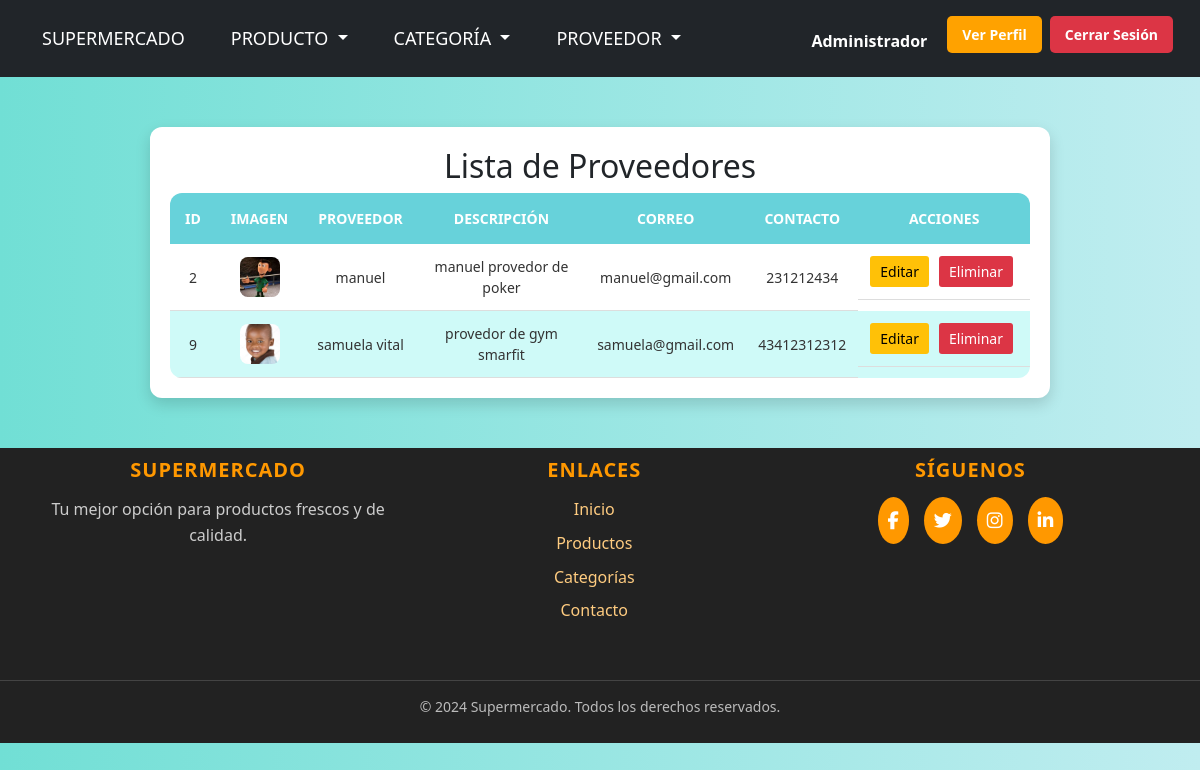
Screenshot of /index/provedor.php (signed in) with the database file from the repository.
### tables this page shows
CREATE TABLE `proveedores` (
  `id` int(11) NOT NULL,
  `nombre_provedor` varchar(255) NOT NULL,
  `descripcion` text NOT NULL,
  `correo` varchar(255) NOT NULL,
  `contacto` varchar(20) NOT NULL,
  `imagen_provedor` varchar(255) DEFAULT NULL
);

### php/agregar_provedor.php (the view, shortened to what this page needs)
<?php
include '../php/conexion_be.php';
$query = "SELECT * FROM proveedores";
$resultado = mysqli_query($conexion, $query);
?>
<link rel="stylesheet" href="provedor.css">
<div class="table-container">
    <h2 class="table-title">Lista de Proveedores</h2>
    <table class="custom-table">
        <thead>
            <tr>
                <th>ID</th>
                <th>Imagen</th>
                <th>Proveedor</th>
                <th>Descripción</th>
                <th>Correo</th>
                <th>Contacto</th>
                <th>Acciones</th>
            </tr>
        </thead>
        <tbody>
            <?php
            while ($fila = mysqli_fetch_assoc($resultado)) {
                echo "<tr id='fila-" . $fila['id'] . "'>";
                echo "<td>" . $fila['id'] . "</td>";
                echo "<td><img src='../imagenes_provedores/" . $fila['imagen_provedor'] . "' alt='Proveedor' width='50'></td>";
                echo "<td>" . $fila['nombre_provedor'] . "</td>";
                echo "<td>" . $fila['descripcion'] . "</td>";
                echo "<td>" . $fila['correo'] . "</td>";
                echo "<td>" . $fila['contacto'] . "</td>";
                echo "<td class='acciones'>
                    <button class='btn-edit' data-bs-toggle='modal' data-bs-target='#editarProvedorModal'
                        data-id='" . $fila['id'] . "'
                        data-nombre='" . $fila['nombre_provedor'] . "'
                        data-descripcion='" . $fila['descripcion'] . "'
                        data-correo='" . $fila['correo'] . "'
                        data-contacto='" . $fila['contacto'] . "'
                        data-imagen='../imagenes_provedores/" . $fila['imagen_provedor'] . "'>Editar</button>
                    <button class='btn-delete' data-id='" . $fila['id'] . "'>Eliminar</button>
                </td>";
                echo "</tr>";
            }
            ?>
        </tbody>
    </table>
</div>

### index/provedor.php (shortened to what this page needs)
<!DOCTYPE html>
<html lang="es">
<head>
    <link href="https://cdn.jsdelivr.net/npm/bootstrap@5.3.0/dist/css/bootstrap.min.css" rel="stylesheet">
    <link rel="stylesheet" href="provedor.css">
</head>
<body>
<?php include '../php/navbar.php'; ?>
<?php include '../php/agregar_provedor.php'; ?>
<?php include '../php/footer.php'; ?>
</body>
</html>

### php/navbar.php (shortened to what this page needs)
<?php
$rol = $_SESSION['rol'];
?>
<link rel="stylesheet" href="../css/nav.css">
<nav class="navbar navbar-expand-lg navbar-dark bg-dark">
    <div class="container-fluid">
        <a class="navbar-brand" href="../index/bienvenida.php">Supermercado</a>
        <div class="dropdown">
            <a class="navbar-brand dropdown-toggle" href="#" role="button" data-bs-toggle="dropdown">
                Producto
            </a>
        </div>
        <div class="dropdown">
            <a class="navbar-brand dropdown-toggle" href="#" role="button" data-bs-toggle="dropdown">
                Categoría
            </a>
        </div>
        <?php if ($rol !== 'Comprador'): ?>
            <div class="dropdown">
                <a class="navbar-brand dropdown-toggle" href="#" role="button" data-bs-toggle="dropdown">
                    Proveedor
                </a>
            </div>
        <?php endif; ?>
        <div class="collapse navbar-collapse" id="navbarNav">
            <ul class="navbar-nav ms-auto">
                <li class="nav-item">
                    <span class="navbar-text text-white" style="margin-right: 20px; margin-top: 5px; display: inline-block;">
                        <?= isset($rol) ? $rol : 'Sin Rol'; ?>
                    </span>
                </li>
                <li class="nav-item">
                    <button class="btn btn-primary me-2" data-bs-toggle="modal" data-bs-target="#perfilModal">Ver Perfil</button>
                </li>
                <li class="nav-item">
                    <a href="../php/logout.php" class="btn btn-danger">Cerrar Sesión</a>
                </li>
            </ul>
        </div>
    </div>
</nav>

### php/footer.php
<link rel="stylesheet" href="../css/footer.css">
<footer class="footer">
    <div class="container">
        <div class="row">
            <div class="footer-col">
                <h4>Supermercado</h4>
                <p>Tu mejor opción para productos frescos y de calidad.</p>
            </div>
            <div class="footer-col">
                <h4>Enlaces</h4>
                <ul>
                    <li><a href="#">Inicio</a></li>
                    <li><a href="#">Productos</a></li>
                    <li><a href="#">Categorías</a></li>
                    <li><a href="#">Contacto</a></li>
                </ul>
            </div>
            <div class="footer-col">
                <h4>Síguenos</h4>
                <div class="social-links">
                    <a href="#"><i class="fab fa-facebook-f"></i></a>
                    <a href="#"><i class="fab fa-twitter"></i></a>
                    <a href="#"><i class="fab fa-instagram"></i></a>
                    <a href="#"><i class="fab fa-linkedin-in"></i></a>
                </div>
            </div>
        </div>
    </div>
    <p class="footer-bottom">© 2024 Supermercado. Todos los derechos reservados.</p>
</footer>

### index/provedor.css (style rules this page uses)
body { background: linear-gradient(to right, #71dfd5, #c0edf0); }
.table-container { width: 80%; max-width: 900px; background: white; padding: 20px; border-radius: 12px; box-shadow: 0px 4px 10px rgba(0, 0, 0, 0.1); text-align: center; margin: 50px auto; position: relative; z-index: 10; }
.custom-table td img { width: 40px; height: 40px; object-fit: cover; border-radius: 8px; display: block; margin: 0 auto; }
.table-container { width: 80%; max-width: 900px; background: white; padding: 20px; border-radius: 12px; box-shadow: 0px 6px 15px rgba(0, 0, 0, 0.15); text-align: center; margin: 50px auto; position: relative; z-index: 10; transition: transform 0.3s ease, box-shadow 0.3s ease; }
.custom-table { width: 100%; border-collapse: collapse; border-radius: 12px; overflow: hidden; }
.custom-table thead { background: #67d2da; color: white; }
.custom-table th { padding: 15px; text-transform: uppercase; font-weight: bold; font-size: 14px; }
.custom-table td { padding: 12px; border-bottom: 1px solid #ddd; font-size: 14px; color: #333; }
.custom-table tbody tr:nth-child(even) { background: #cffaf8; }
.custom-table td img { width: 40px; height: 40px; object-fit: cover; border-radius: 8px; display: block; margin: 0 auto; transition: transform 0.3s ease; }
.btn { display: inline-block; padding: 8px 15px; border-radius: 5px; text-decoration: none; font-weight: bold; text-align: center; transition: 0.3s; }
.btn-edit { background-color: #ffc107; color: black; }
.btn-delete { background-color: #dc3545; color: white; }
.btn-edit, .btn-delete { padding: 5px 10px; border: none; cursor: pointer; border-radius: 3px; font-size: 14px; margin-right: 5px; }
.acciones { display: flex; gap: 5px; justify-content: center; }

### css/nav.css (style rules this page uses)
.navbar { background: rgba(0, 0, 0, 0.9); padding: 15px; transition: all 0.3s ease; }
.navbar .navbar-brand { font-family: Arial, sans-serif; font-size: 16px; font-weight: normal; color: #fff !important; text-transform: uppercase; padding: 10px 15px; transition: all 0.3s ease-in-out; }
.navbar-dark .navbar-brand, .navbar-dark .dropdown-item { font-family: inherit; font-size: 18px; }
.navbar-text { font-size: 16px; font-weight: bold; color: white; margin-right: 15px; margin-top: 8px; display: inline-block; }
.btn-primary { background-color: #ffa200; border: none; padding: 8px 12px; font-size: 14px; border-radius: 5px; }
.btn-danger { background-color: #dc3545; border: none; padding: 8px 12px; font-size: 14px; border-radius: 5px; transition: 0.3s; }

### css/footer.css (style rules this page uses)
.footer { background: #222; color: white; padding: 10px 0; text-align: center; position: relative; margin-top: 50px; }
.footer-col { width: 33%; min-width: 250px; margin-bottom: 20px; }
.footer-col h4 { font-size: 20px; color: #ff9800; margin-bottom: 15px; text-transform: uppercase; letter-spacing: 1px; font-weight: bold; }
.footer-col p, .footer-col ul { font-size: 16px; color: #ccc; line-height: 1.6; text-align: center; }
.footer-col ul { list-style: none; padding: 0; text-align: center; }
.footer-col ul li { margin-bottom: 8px; }
.footer-col ul li a { color: #ffcc80; text-decoration: none; transition: all 0.3s ease; }
.social-links { display: flex; justify-content: center; gap: 15px; margin-top: 10px; }
.social-links a { color: white; font-size: 18px; background: #ff9800; padding: 10px; border-radius: 50%; display: inline-block; transition: 0.3s; }
.footer-bottom { font-size: 14px; color: #bbb; margin-top: 20px; padding-top: 15px; border-top: 1px solid #444; text-align: center; }

### rows the page displays
proveedores: id "2", imagen_provedor (picture), nombre_provedor "manuel", descripcion "manuel provedor de poker", correo "manuel@gmail.com", contacto "231212434"
proveedores: id "9", imagen_provedor (picture), nombre_provedor "samuela vital", descripcion "provedor de gym smarfit", correo "samuela@gmail.com", contacto "43412312312"

### other values shown
$rol "Administrador"
